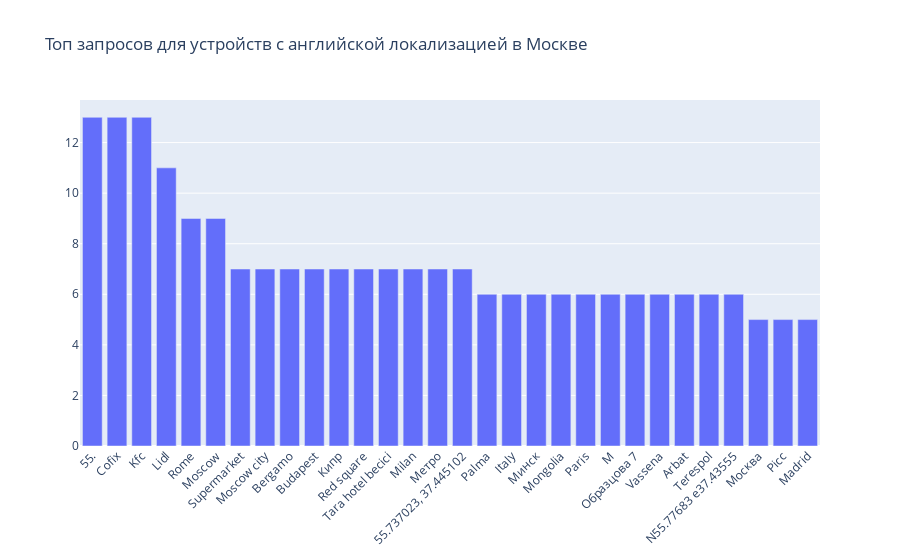

Notebook source saved alongside this figure:
### Code cell
top_en_moscow = dict(top_en_moscow.most_common(30))
fig = go.Figure(
    [go.Bar(x=list(top_en_moscow.keys()), y=list(top_en_moscow.values()))],
    layout_title_text='Топ запросов для устройств с английской локализацией в Москве'
)
fig.update_layout(barmode='group', xaxis_tickangle=-45)
fig.show()

### Figure 1 — Plotly figure (JSON) as saved in the notebook; plotly's stock layout.template omitted (floating-point values rounded to 4 significant figures)
{"data": [{"type": "bar", "x": ["55.", "Cofix", "Kfc", "Lidl", "Rome", "Moscow", "Supermarket", "Moscow city", "Bergamo", "Budapest", "Кипр", "Red square", "Tara hotel becici", "Milan", "Метро", "55.737023, 37.445102", "Palma", "Italy", "Минск", "Mongolia", "Paris", "M", "Образцова 7", "Vassena", "Arbat", "Terespol", "N55.77683 e37.43555", "Москва", "Picc", "Madrid"], "y": [13, 13, 13, 11, 9, 9, 7, 7, 7, 7, 7, 7, 7, 7, 7, 7, 6, 6, 6, 6, 6, 6, 6, 6, 6, 6, 6, 5, 5, 5]}], "layout": {"barmode": "group", "title": {"text": "Топ запросов для устройств с английской локализацией в Москве"}, "xaxis": {"tickangle": -45}}}
